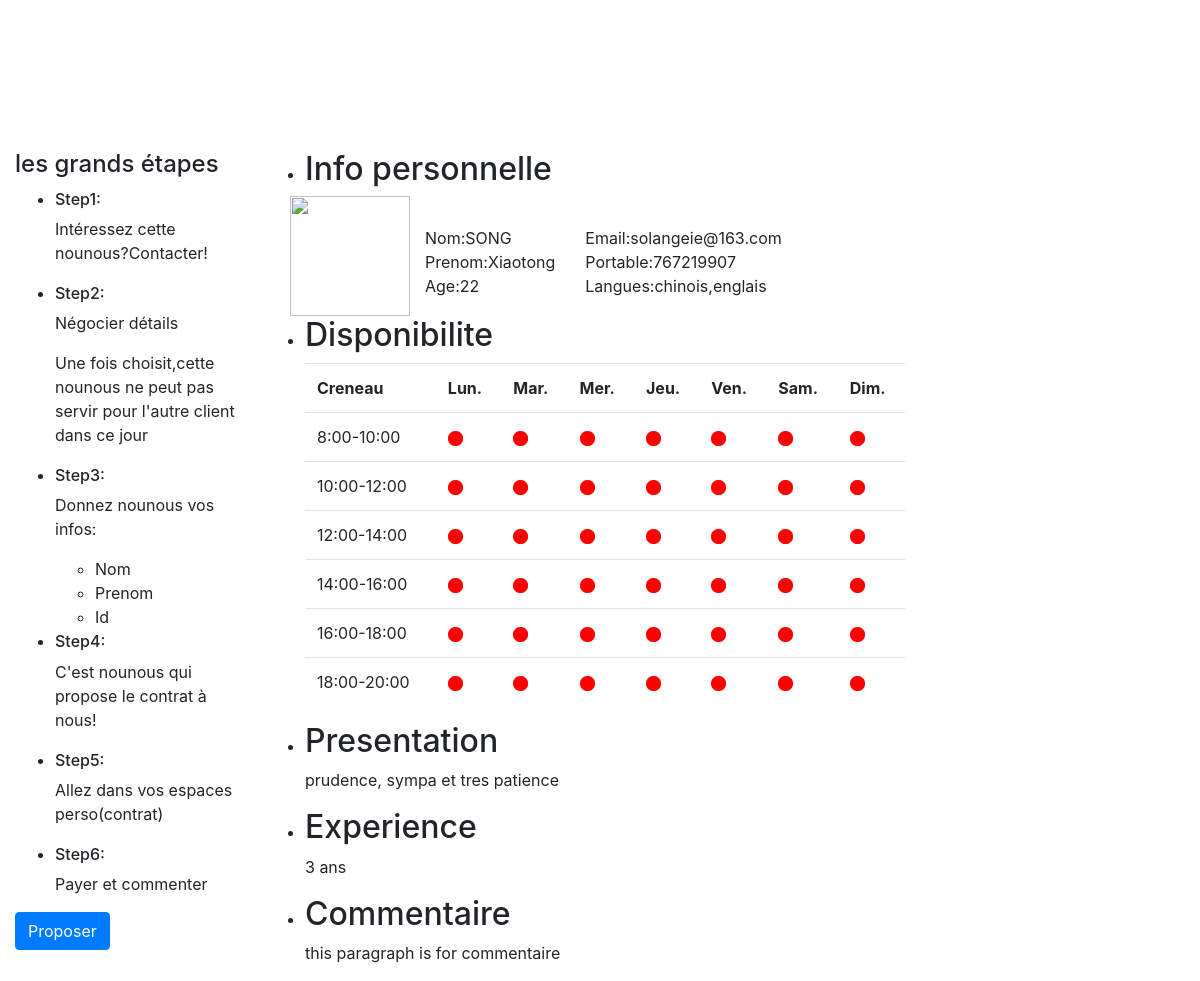
The page /nounous_detail.php?id_nounous=5 on the database as committed earlier.
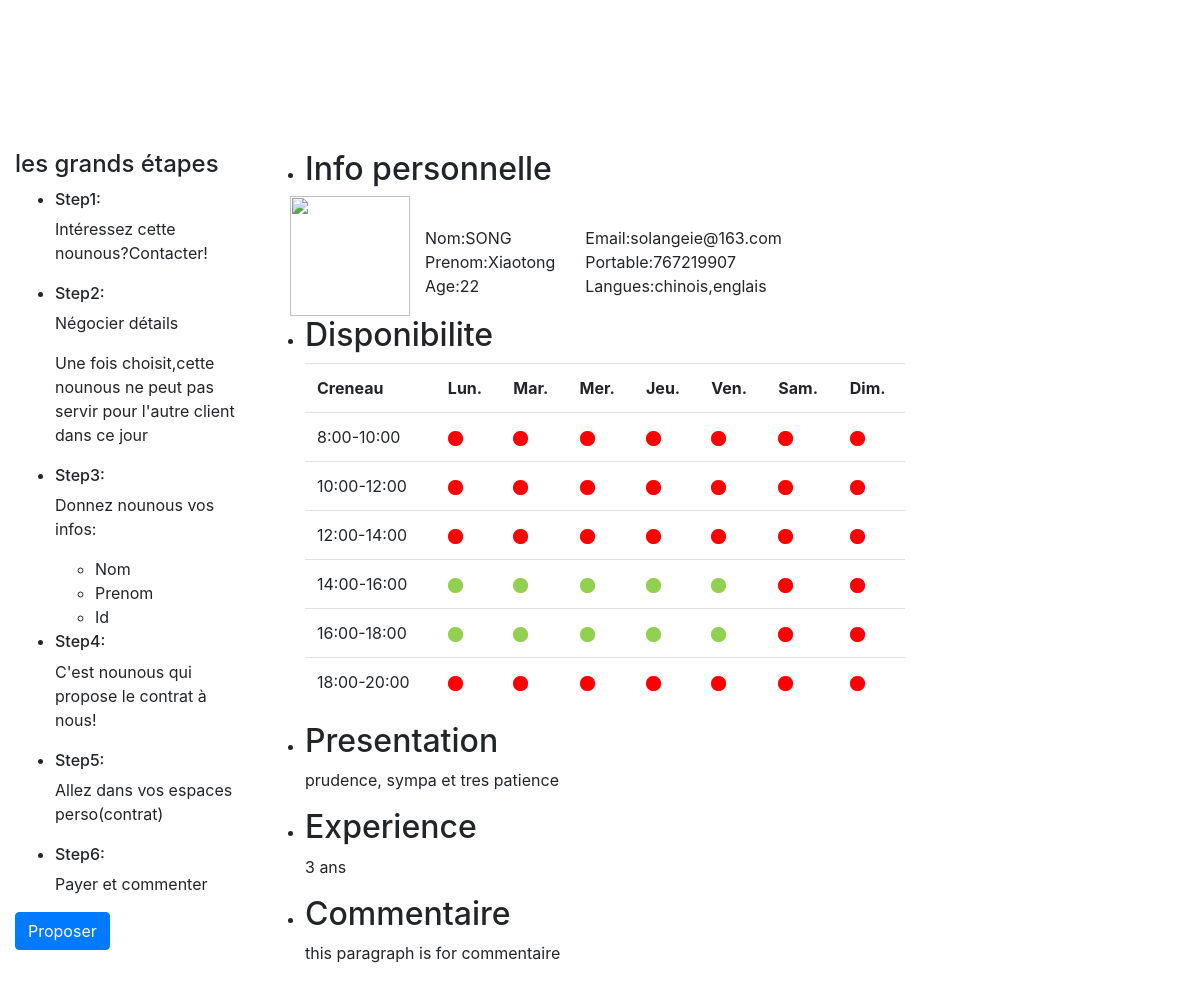
The same page on the database as committed later.
### nounous_detail.php (the view, shortened to what this page needs)
<?php
    $sql_sentence="select * from nounous where id_nounous=".$_GET['id_nounous'].";";
    $DB_conn = mysqli_connect ('localhost','solange','abc1234567','nounous');
    $DB_result = mysqli_query($DB_conn,$sql_sentence);
    if ($DB_result){
        $temp = mysqli_fetch_array ($DB_result,MYSQLI_ASSOC);
    }
?>
<!DOCTYPE html>
<html>
<head>
    <link rel="stylesheet" href="css/bootstrap.css">
</head>
<body>
<div class="container" id="B" style="width:250px;position:absolute;top:150px;left:0px;">
    <h4>les grands étapes</h4>
    <ul>
        <li>
            <h6>Step1:</h6>
            <p>Intéressez cette nounous?Contacter!</p>
        </li>
        <li>
            <h6>Step2:</h6>
            <p>Négocier détails</p>
            <p>Une fois choisit,cette nounous ne peut pas servir pour l'autre client dans ce jour</p>
        </li>
        <li>
            <h6>Step3:</h6>
            <p>Donnez nounous vos infos:</p>
            <ul>
                <li>Nom</li>
                <li>Prenom</li>
                <li>Id</li>
            </ul>
        </li>
        <li>
            <h6>Step4:</h6>
            <p>C'est nounous qui propose le contrat à nous!</p>
        </li>
        <li>
            <h6>Step5:</h6>
            <p>Allez dans vos espaces perso(contrat)</p>
        </li>
        <li>
            <h6>Step6:</h6>
            <p>Payer et commenter</p>
        </li>
    </ul>
    <button class="btn btn-primary" onClick="location.href='./proposer_contrat.php'">Proposer</button>
</div>
<div class="container" id="C" style="position:absolute;left:250px;top:150px;width:800px;">
<ul id="nounous_detail">
    <li>
        <h2>Info personnelle</h2>
        <div class="row">
            <img src="<?php echo $temp['photo'] ?>" style="width:120px;height:120px;">
            <span style="position:relative;top:30px;">
                <div class="col">Nom:<?php echo $temp['nom'] ?></div>
                <div class="col">Prenom:<?php echo $temp['prenom'] ?></div>
                <div class="col">Age:<?php echo $temp['age'] ?></div>
            </span>
            <span style="position:relative;top:30px;">
                <div class="col">Email:<?php echo $temp['email'] ?></div>
                <div class="col">Portable:<?php echo $temp['portable'] ?></div>
                <div class="col">Langues:<?php echo $temp['langues'] ?></div>
            </span>
        </div>
    </li>
    <li style="width:600px;">
        <h2>Disponibilite</h2>
        <table class="table table-hover">
            <tr>
                <th>Creneau</th>
                <th>Lun.</th>
                <th>Mar.</th>
                <th>Mer.</th>
                <th>Jeu.</th>
                <th>Ven.</th>
                <th>Sam.</th>
                <th>Dim.</th>
            </tr>
            <?php
                $creneau=array("8:00-10:00","10:00-12:00","12:00-14:00","14:00-16:00","16:00-18:00","18:00-20:00");
                $time=6;
                foreach ($creneau as $h2){
                    $time=$time+2;
                    echo "<tr>";
                    echo "<td>".$h2."</td>";
                    for ($i=1;$i<=7;$i=$i+1){
                        if (strstr($temp['jour'],strval($i)) and intval($temp['heure_debut'])<=$time and intval($temp['heure_fin'])>=$time+2) {
                            echo "<td><img src='./img/disp.png' style='width:15px;height:15px;'/></td>";
                        } else {
                            echo "<td><img src='./img/occu.png' style='width:15px;height:15px;'/></td>";
                        }
                    }
                    echo "</tr>";
                }
            ?>
        </table>
    </li>
    <li style="width:600px;">
        <h2>Presentation</h2>
        <p><?php echo $temp['presentation'] ?></p>
    </li>
    <li style="width:600px;">
        <h2>Experience</h2>
        <p><?php echo $temp['experience'] ?></p>
    </li>
    <li style="width:600px;">
        <h2>Commentaire</h2>
        <p>this paragraph is for commentaire</p>
    </li>
</ul>
</div>
</body>
</html>

Rows that differ between the two databases and show on the page:
changed nounous "SONG": jour "tous les jours travaillÃ©s (Lu, Ma, Me, Je, Ve)" → "1,2,3,4,5" (drawn)
